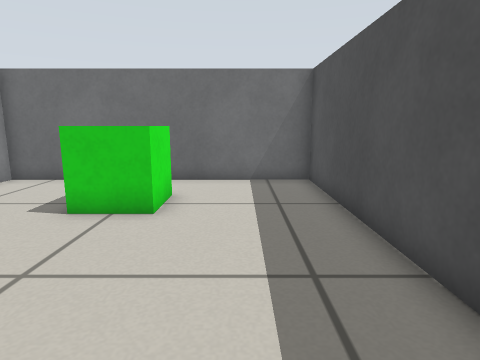
View 1 (above)

12 first-person views from a walk through a world built for the Gazebo simulator. The camera is 0.51 m above the floor, tilts 10° down and sees 75° across. The floor is counted in squares, 0.25 m on a side. Each view is taken from the middle of a square. On the plan, view 1 faces up. The plan holds only what a view shows up to about 17 squares ahead; the rest is blank.

View 2
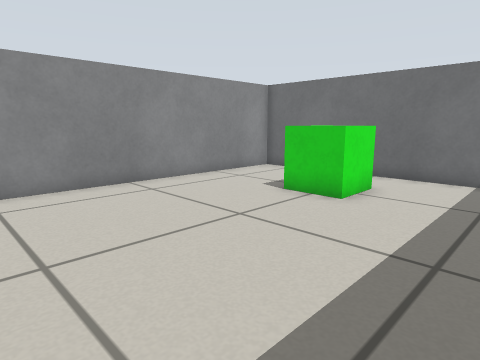

View 3
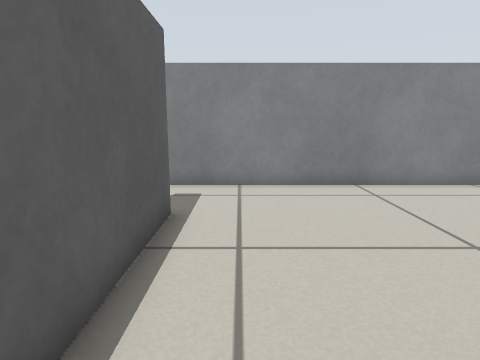

View 4
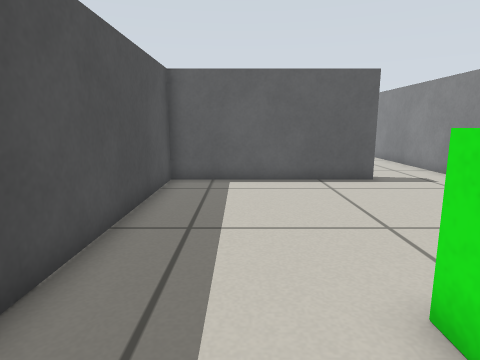

View 5
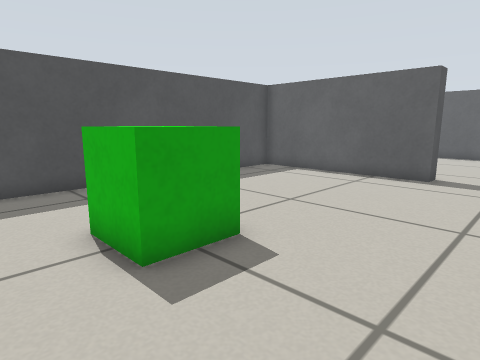

View 6
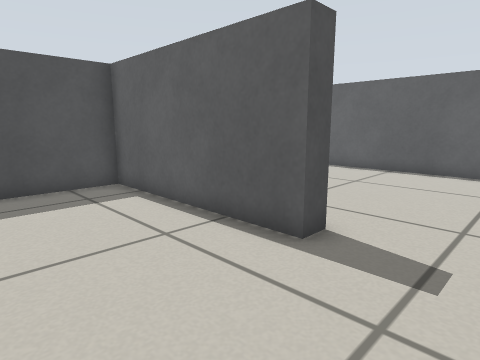

View 7
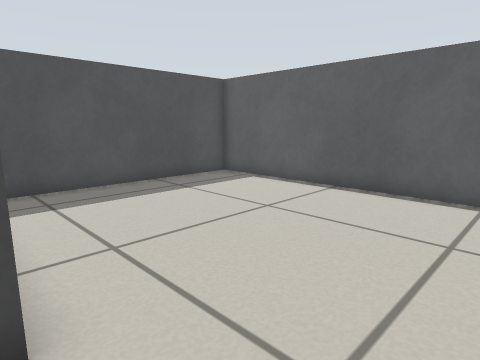

View 8
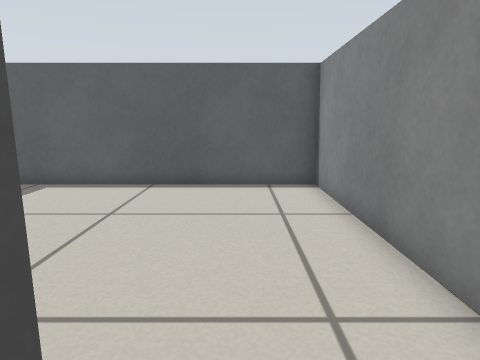

View 9
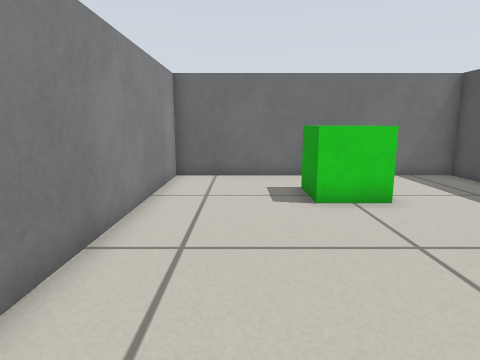

View 10
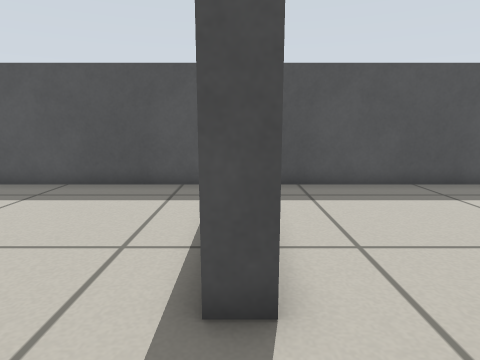

View 11
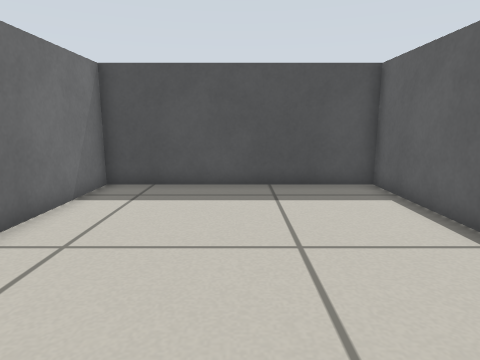

View 12
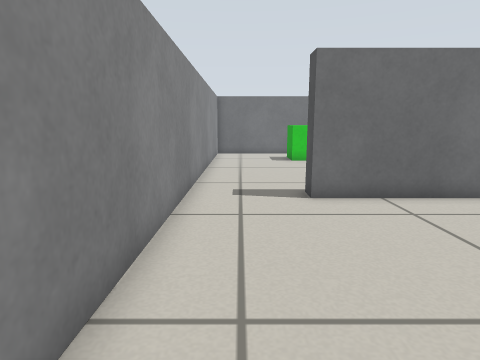

### Floor plan
Points are (right, up) in squares from view 1. A wall is a line through its corners. A room is listed if a view was taken in it or the views show most of it. See-through windows are left out.
Room 1 (views 1, 2, 3, 4, 5, 6, 7, 8, 9, 10)
walls: (-5, -2.4) (-5, -1.6) (2.6, -1.6) (2.6, 11.6) (-8.6, 11.6) (-8.6, -2.6)
ways out: opening at (-7, -2) to room 2
objects: marker (-4, 7) to (-2, 9)
Room 2 (views 11, 12)
walls: (-8.6, -2.6) (-8.6, -11.6) (2.6, -11.6) (2.6, -2.4) (-5, -2.4)
ways out: opening at (-7, -2) to room 1

Positions as (right, up) in squares from view 1, and headings:
1: (0, 0), facing up
2: (2, -1), facing up-left
3: (2, 0), facing left
4: (0, 10), facing down
5: (-8, 11), facing down-right
6: (-8, 3), facing down-right
7: (-8, -2), facing down-right
8: (-6, -1), facing down
9: (-6, -1), facing up
10: (-8, -2), facing right
11: (-8, -7), facing right
12: (-7, -11), facing up
